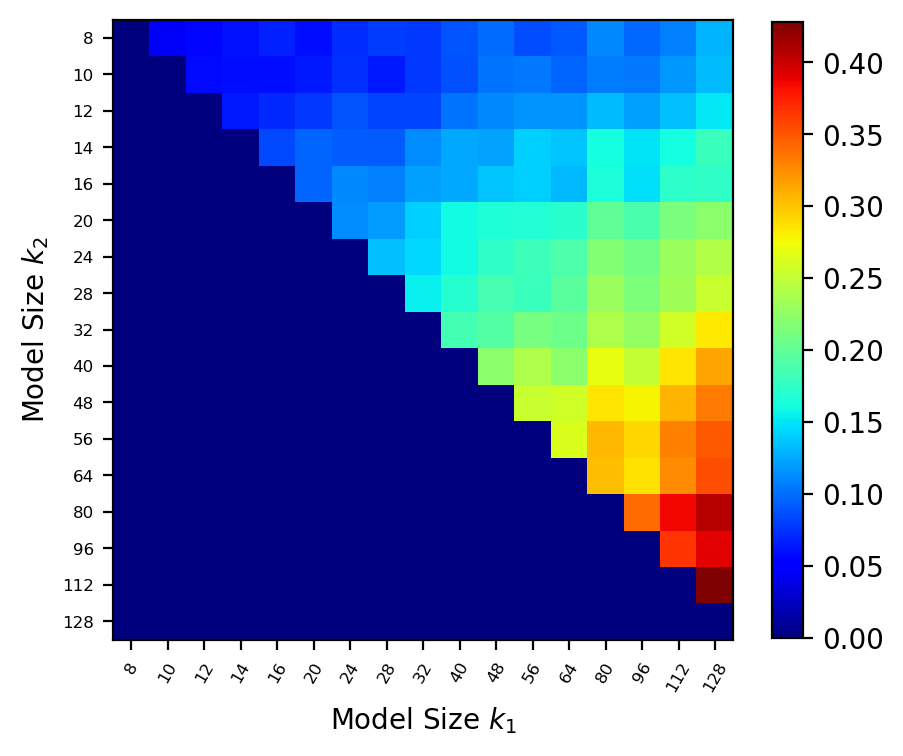

Recreate this plot in Python.
import os
import numpy as np
import torch
import torchvision
from models import CNNSmall
from torchvision import transforms
from torch import nn
import torch.nn.functional as F
import matplotlib.pyplot as plt


import argparse
parser = argparse.ArgumentParser(description="Template")

parser.add_argument("-gpu", "--GPU-index", default=0, type=int, help="gpu index")
parser.add_argument("-bs", "--batch-size", default = 128, type=int, help="batch size")
parser.add_argument("--n-epoch", default = 200, type=int, help="number of epochs")
parser.add_argument("-m", "--model", default = "CNNSmall", type=str, help="the model type to select")


options = parser.parse_args()
device = torch.device(f'cuda:{options.GPU_index}')

use_p = False
down_size = 8
n_batch = 2

transform = transforms.Compose(
    [transforms.ToTensor(),
     transforms.Normalize((0.4914, 0.4822, 0.4465), (0.247, 0.243, 0.261))])

if not os.path.exists("./data"):
    os.mkdir("./data")
testset = torchvision.datasets.CIFAR10(root='./data', train=False,
                                       download=True, transform=transform)
testloader = torch.utils.data.DataLoader(testset, batch_size=options.batch_size,
                                         shuffle=False, num_workers=2)

ks = [8, 10, 12, 14,
     16, 20, 24, 28,
     32, 40, 48, 56,
     64, 80, 96, 112,
     128]


models = []
for k in ks:
    model = CNNSmall(k=k).to(device)
    model.load_state_dict(
        torch.load(
            os.path.join(
                "models_example/CNNSmall_K%d"%k), map_location=device))        
    model.eval()
    models.append(model)
print("Finish Loading!")

### GRADIENT COSINE SIMILARITY

def cosine_similarity(grad):
    grad_flat = grad.view(len(ks),options.batch_size,-1)
    cs = torch.zeros(len(ks),len(ks))
    for i in range(len(ks)):
        for j in range(i+1,len(ks)):
            cs[i,j] = F.cosine_similarity(grad_flat[i], grad_flat[j]).sum()
    return cs


cs = torch.zeros(len(ks),len(ks)).numpy()
criterion = nn.CrossEntropyLoss()
for idx, data in enumerate(testloader, 0):
    if idx == n_batch:
        break
    grad = []
    for model in models:
       
        model.zero_grad()
        image, label = data
        image = image.to(device).requires_grad_(True)
        label = label.to(device)
        
        pred = model(image)
        
        if use_p:
            prob = torch.softmax(pred, dim=-1)
            prob[range(options.batch_size),label[range(options.batch_size)]].sum().backward()
        else:
            pred[range(options.batch_size),label[range(options.batch_size)]].sum().backward()
            
    
        image_grad = image.grad.detach().clone()
        if down_size < 32:
            image_grad = F.interpolate(image.grad.detach().clone(),(down_size,down_size), mode='area')
            
            
        grad.append(image_grad)
 
        
    grad = torch.stack(grad)
        
    with torch.no_grad():
        cs += cosine_similarity(grad).detach().cpu().numpy()
    
cs /= (n_batch*options.batch_size)

plt.figure(figsize = (5,5), dpi=200)
plt.imshow(cs, cmap="jet")
plt.yticks(range(len(ks)), ks, fontsize = 6)
plt.xticks(range(len(ks)), ks, rotation=60, fontsize = 6)
plt.xlabel(r"Model Size $k_1$")
plt.ylabel(r"Model Size $k_2$")
plt.colorbar(shrink=0.8)
plt.savefig("saliency_similarity.png", bbox_inches="tight")
plt.show()

print("The upper-triangular similarity map is saved in saliency_similarity.png!")